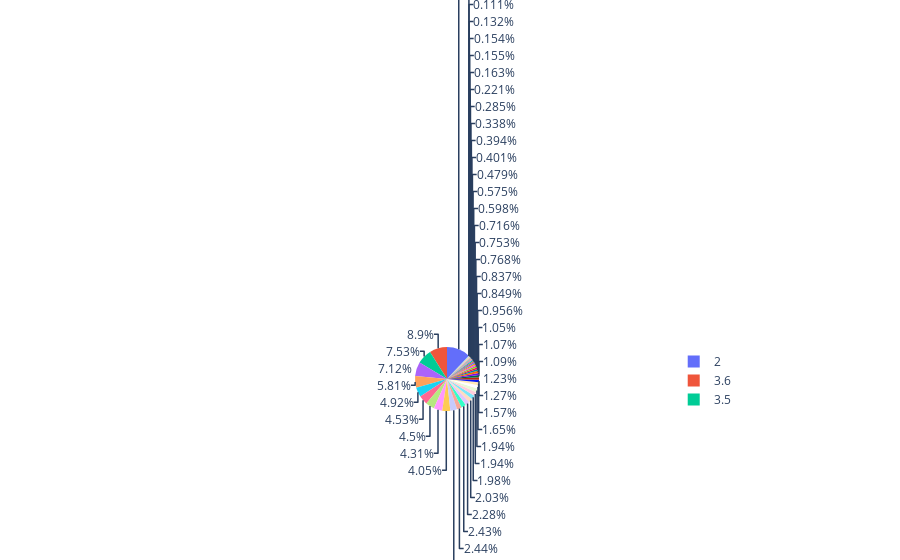

The code cell stored with this chart in its notebook:
### Code cell
fig = px.pie(df, values='CO2EMISSIONS' , names='ENGINESIZE')
fig.show()

### Figure 1 — Plotly figure (JSON) as saved in the notebook; plotly's stock layout.template omitted (floating-point values rounded to 4 significant figures; data arrays with more than 128 entries replaced by an {"elided": "..."} marker saying what was removed)
{"data": [{"domain": {"x": [0, 1], "y": [0, 1]}, "hovertemplate": "ENGINESIZE=%{label}<br>CO2EMISSIONS=%{value}<extra></extra>", "labels": {"elided": "1067 float values"}, "legendgroup": "", "name": "", "showlegend": true, "type": "pie", "values": {"elided": "1067 int values"}}], "layout": {"legend": {"tracegroupgap": 0}, "margin": {"t": 60}}}
